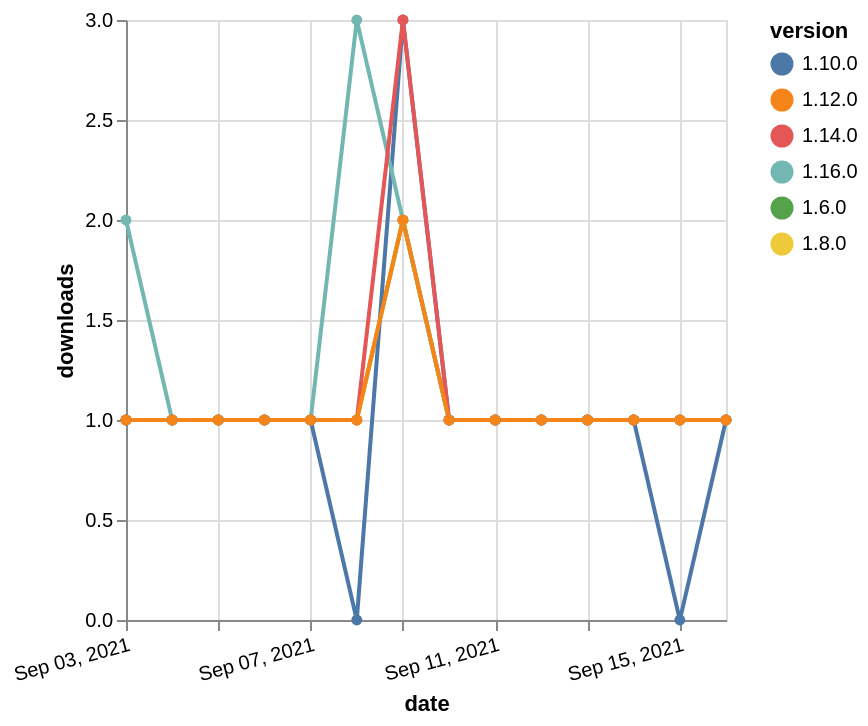

Describe this chart as a Vega-Lite specification.
### Vega-Lite specification from a JSON file in a GitHub repository (floating-point values rounded to 4 significant figures)
{"$schema": "https://vega.github.io/schema/vega-lite/v5.json", "description": "A simple bar chart with embedded data.", "data": {"values": [{"date": "2021-09-03", "total": 242, "delta": 1, "version": "1.6.0"}, {"date": "2021-09-04", "total": 243, "delta": 1, "version": "1.6.0"}, {"date": "2021-09-05", "total": 244, "delta": 1, "version": "1.6.0"}, {"date": "2021-09-06", "total": 245, "delta": 1, "version": "1.6.0"}, {"date": "2021-09-07", "total": 246, "delta": 1, "version": "1.6.0"}, {"date": "2021-09-08", "total": 247, "delta": 1, "version": "1.6.0"}, {"date": "2021-09-09", "total": 249, "delta": 2, "version": "1.6.0"}, {"date": "2021-09-10", "total": 250, "delta": 1, "version": "1.6.0"}, {"date": "2021-09-11", "total": 251, "delta": 1, "version": "1.6.0"}, {"date": "2021-09-12", "total": 252, "delta": 1, "version": "1.6.0"}, {"date": "2021-09-13", "total": 253, "delta": 1, "version": "1.6.0"}, {"date": "2021-09-14", "total": 254, "delta": 1, "version": "1.6.0"}, {"date": "2021-09-15", "total": 255, "delta": 1, "version": "1.6.0"}, {"date": "2021-09-16", "total": 256, "delta": 1, "version": "1.6.0"}, {"date": "2021-09-03", "total": 193, "delta": 1, "version": "1.8.0"}, {"date": "2021-09-04", "total": 194, "delta": 1, "version": "1.8.0"}, {"date": "2021-09-05", "total": 195, "delta": 1, "version": "1.8.0"}, {"date": "2021-09-06", "total": 196, "delta": 1, "version": "1.8.0"}, {"date": "2021-09-07", "total": 197, "delta": 1, "version": "1.8.0"}, {"date": "2021-09-08", "total": 198, "delta": 1, "version": "1.8.0"}, {"date": "2021-09-09", "total": 200, "delta": 2, "version": "1.8.0"}, {"date": "2021-09-10", "total": 201, "delta": 1, "version": "1.8.0"}, {"date": "2021-09-11", "total": 202, "delta": 1, "version": "1.8.0"}, {"date": "2021-09-12", "total": 203, "delta": 1, "version": "1.8.0"}, {"date": "2021-09-13", "total": 204, "delta": 1, "version": "1.8.0"}, {"date": "2021-09-14", "total": 205, "delta": 1, "version": "1.8.0"}, {"date": "2021-09-15", "total": 206, "delta": 1, "version": "1.8.0"}, {"date": "2021-09-16", "total": 207, "delta": 1, "version": "1.8.0"}, {"date": "2021-09-03", "total": 185, "delta": 1, "version": "1.10.0"}, {"date": "2021-09-04", "total": 186, "delta": 1, "version": "1.10.0"}, {"date": "2021-09-05", "total": 187, "delta": 1, "version": "1.10.0"}, {"date": "2021-09-06", "total": 188, "delta": 1, "version": "1.10.0"}, {"date": "2021-09-07", "total": 189, "delta": 1, "version": "1.10.0"}, {"date": "2021-09-08", "total": 189, "delta": 0, "version": "1.10.0"}, {"date": "2021-09-09", "total": 192, "delta": 3, "version": "1.10.0"}, {"date": "2021-09-10", "total": 193, "delta": 1, "version": "1.10.0"}, {"date": "2021-09-11", "total": 194, "delta": 1, "version": "1.10.0"}, {"date": "2021-09-12", "total": 195, "delta": 1, "version": "1.10.0"}, {"date": "2021-09-13", "total": 196, "delta": 1, "version": "1.10.0"}, {"date": "2021-09-14", "total": 197, "delta": 1, "version": "1.10.0"}, {"date": "2021-09-15", "total": 197, "delta": 0, "version": "1.10.0"}, {"date": "2021-09-16", "total": 198, "delta": 1, "version": "1.10.0"}, {"date": "2021-09-03", "total": 120, "delta": 2, "version": "1.16.0"}, {"date": "2021-09-04", "total": 121, "delta": 1, "version": "1.16.0"}, {"date": "2021-09-05", "total": 122, "delta": 1, "version": "1.16.0"}, {"date": "2021-09-06", "total": 123, "delta": 1, "version": "1.16.0"}, {"date": "2021-09-07", "total": 124, "delta": 1, "version": "1.16.0"}, {"date": "2021-09-08", "total": 127, "delta": 3, "version": "1.16.0"}, {"date": "2021-09-09", "total": 129, "delta": 2, "version": "1.16.0"}, {"date": "2021-09-10", "total": 130, "delta": 1, "version": "1.16.0"}, {"date": "2021-09-11", "total": 131, "delta": 1, "version": "1.16.0"}, {"date": "2021-09-12", "total": 132, "delta": 1, "version": "1.16.0"}, {"date": "2021-09-13", "total": 133, "delta": 1, "version": "1.16.0"}, {"date": "2021-09-14", "total": 134, "delta": 1, "version": "1.16.0"}, {"date": "2021-09-15", "total": 135, "delta": 1, "version": "1.16.0"}, {"date": "2021-09-16", "total": 136, "delta": 1, "version": "1.16.0"}, {"date": "2021-09-03", "total": 172, "delta": 1, "version": "1.14.0"}, {"date": "2021-09-04", "total": 173, "delta": 1, "version": "1.14.0"}, {"date": "2021-09-05", "total": 174, "delta": 1, "version": "1.14.0"}, {"date": "2021-09-06", "total": 175, "delta": 1, "version": "1.14.0"}, {"date": "2021-09-07", "total": 176, "delta": 1, "version": "1.14.0"}, {"date": "2021-09-08", "total": 177, "delta": 1, "version": "1.14.0"}, {"date": "2021-09-09", "total": 180, "delta": 3, "version": "1.14.0"}, {"date": "2021-09-10", "total": 181, "delta": 1, "version": "1.14.0"}, {"date": "2021-09-11", "total": 182, "delta": 1, "version": "1.14.0"}, {"date": "2021-09-12", "total": 183, "delta": 1, "version": "1.14.0"}, {"date": "2021-09-13", "total": 184, "delta": 1, "version": "1.14.0"}, {"date": "2021-09-14", "total": 185, "delta": 1, "version": "1.14.0"}, {"date": "2021-09-15", "total": 186, "delta": 1, "version": "1.14.0"}, {"date": "2021-09-16", "total": 187, "delta": 1, "version": "1.14.0"}, {"date": "2021-09-03", "total": 149, "delta": 1, "version": "1.12.0"}, {"date": "2021-09-04", "total": 150, "delta": 1, "version": "1.12.0"}, {"date": "2021-09-05", "total": 151, "delta": 1, "version": "1.12.0"}, {"date": "2021-09-06", "total": 152, "delta": 1, "version": "1.12.0"}, {"date": "2021-09-07", "total": 153, "delta": 1, "version": "1.12.0"}, {"date": "2021-09-08", "total": 154, "delta": 1, "version": "1.12.0"}, {"date": "2021-09-09", "total": 156, "delta": 2, "version": "1.12.0"}, {"date": "2021-09-10", "total": 157, "delta": 1, "version": "1.12.0"}, {"date": "2021-09-11", "total": 158, "delta": 1, "version": "1.12.0"}, {"date": "2021-09-12", "total": 159, "delta": 1, "version": "1.12.0"}, {"date": "2021-09-13", "total": 160, "delta": 1, "version": "1.12.0"}, {"date": "2021-09-14", "total": 161, "delta": 1, "version": "1.12.0"}, {"date": "2021-09-15", "total": 162, "delta": 1, "version": "1.12.0"}, {"date": "2021-09-16", "total": 163, "delta": 1, "version": "1.12.0"}]}, "width": "container", "mark": {"type": "line", "point": {"filled": true}}, "encoding": {"x": {"field": "date", "type": "temporal", "timeUnit": "yearmonthdate", "title": "date", "axis": {"labelAngle": -15}}, "y": {"field": "delta", "type": "quantitative", "title": "downloads"}, "color": {"field": "version", "type": "nominal"}, "tooltip": {"field": "delta"}}}
